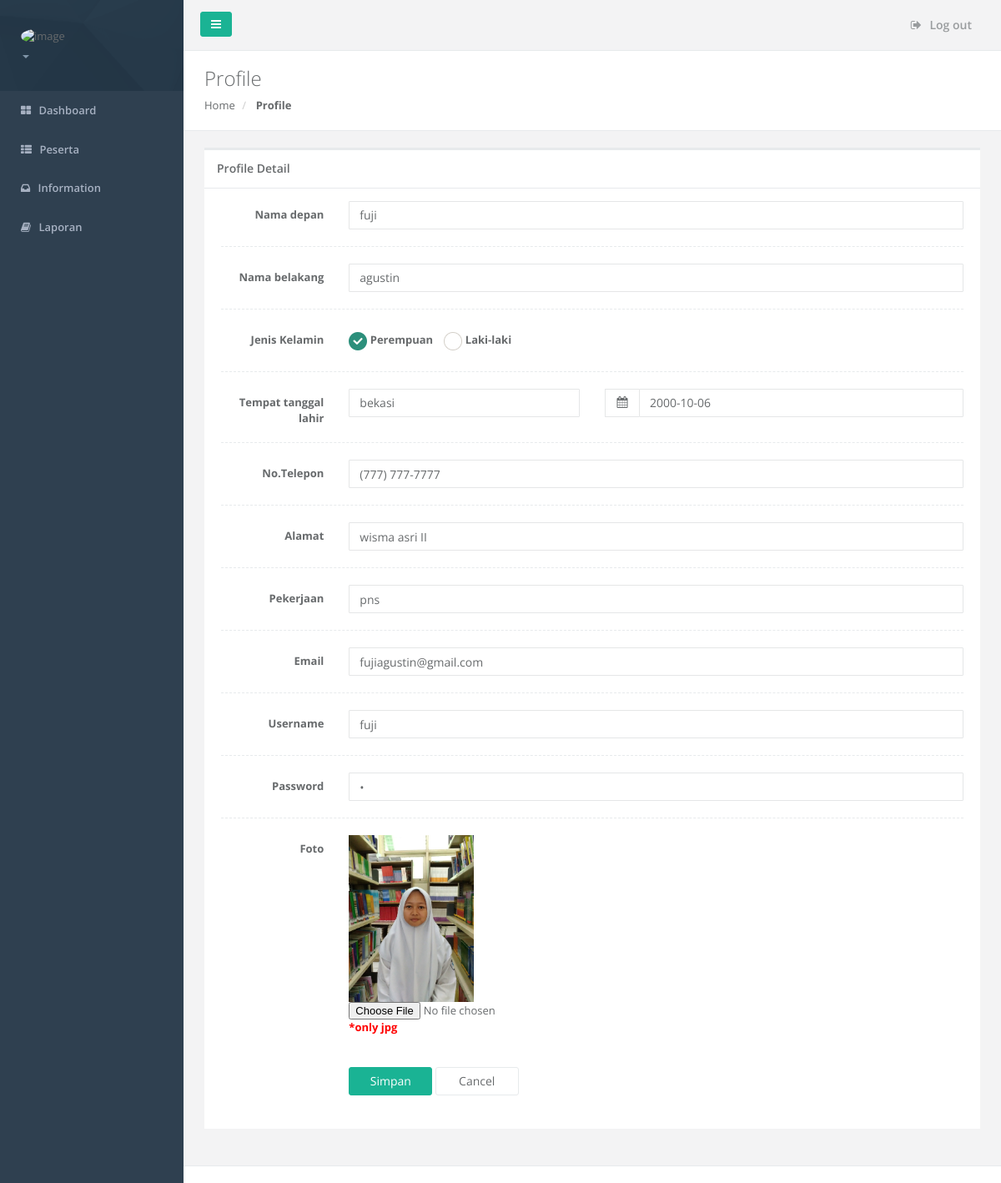
/Agent/profile.php?id=user-201722114539, run on the app's committed database.
### tables this page shows
CREATE TABLE IF NOT EXISTS `tbl_agent` (
  `kode_agent` varchar(50) NOT NULL,
  `nama_depan` varchar(50) NOT NULL,
  `nama_belakang` varchar(50) DEFAULT NULL,
  `jenis_kelamin` varchar(15) NOT NULL,
  `tempat_lahir` varchar(50) DEFAULT NULL,
  `tgl_lahir` date NOT NULL,
  `pekerjaan` varchar(50) DEFAULT NULL,
  `alamat` varchar(250) NOT NULL,
  `kode_provinsi` varchar(50) DEFAULT NULL,
  `kode_kabupaten` varchar(50) DEFAULT NULL,
  `kode_kecamatan` varchar(50) DEFAULT NULL,
  `telp` varchar(15) DEFAULT NULL,
  `email` varchar(50) DEFAULT NULL,
  `foto` varchar(255) DEFAULT NULL,
  `kode_lokasi` varchar(50) NOT NULL,
  `user_id` varchar(50) DEFAULT NULL,
  PRIMARY KEY (`kode_agent`)
);

CREATE TABLE IF NOT EXISTS `tbl_user` (
  `user_id` varchar(50) NOT NULL,
  `username` varchar(50) NOT NULL,
  `email` varchar(50) NOT NULL,
  `password` varchar(50) NOT NULL,
  `level_user` varchar(50) NOT NULL,
  `kode_admin` varchar(50) NOT NULL,
  `kode_agent` varchar(50) NOT NULL,
  `kode_peserta` varchar(50) NOT NULL,
  `kode_manager` varchar(50) NOT NULL,
  `kode_assessor` varchar(50) NOT NULL,
  PRIMARY KEY (`user_id`)
);

### Agent/profile.php (the view, shortened to what this page needs)
<?php
    include('../koneksi.php');
    $id = $_GET['id'];
    $query = mysqli_query($conn,"SELECT * FROM tbl_agent AS a inner join tbl_user AS b on a.user_id = b.user_id WHERE a.user_id = '$id'");
    $row = mysqli_fetch_array($query);
?>
<!DOCTYPE html>
<html>
<head>
    <link href="../css/plugins/datapicker/datepicker3.css" rel="stylesheet" />
    <link href="../css/bootstrap.min.css" rel="stylesheet" />
    <link href="../font-awesome/css/font-awesome.css" rel="stylesheet" />
    <link href="../css/plugins/iCheck/custom.css" rel="stylesheet" />
    <link href="../css/animate.css" rel="stylesheet" />
    <link href="../css/style.css" rel="stylesheet" />
    <link href="../css/plugins/jasny/jasny-bootstrap.min.css" rel="stylesheet">
    <link href="../css/plugins/awesome-bootstrap-checkbox/awesome-bootstrap-checkbox.css" rel="stylesheet" />
</head>
<body>
<div id="wrapper">
    <?php
        include('b.php');
    ?>
        <div class="row wrapper border-bottom white-bg page-heading">
            <div class="col-lg-10">
                <h2>Profile</h2>
                <ol class="breadcrumb">
                    <li>
                        <a href="dashboard.php?id=<?php echo $id ?>">Home</a>
                    </li>
                    <li class="active">
                        <strong>Profile</strong>
                    </li>
                </ol>
            </div>
        </div>
        <div class="wrapper wrapper-content animated fadeInRight">
            <div class="row">
                <div class="col-lg-12">
                    <div class="ibox float-e-margins">
                        <div class="ibox-title">
                            <h5>Profile Detail</h5>
                        </div>
                        <div class="ibox-content">
                            <form method="post" class="form-horizontal" enctype="multipart/form-data">
                                <div class="form-group"><label class="col-sm-2 control-label">Nama depan</label>
                                    <div class="col-sm-10"><input type="text" class="form-control" name="nama_depan" value="<?php echo $row['nama_depan'] ?>" /></div>
                                </div>
                                <div class="hr-line-dashed"></div>
                                <div class="form-group"><label class="col-sm-2 control-label">Nama belakang</label>
                                    <div class="col-sm-10"><input type="text" class="form-control" name="nama_belakang" value="<?php echo $row['nama_belakang'] ?>" /></div>
                                </div>
                                <div class="hr-line-dashed"></div>
                                <div class="form-group"><label class="col-sm-2 control-label">Jenis Kelamin</label>
                                    <div class="col-sm-10">
                                        <div class="radio-inline i-checks"><label> <input type="radio" value="perempuan" <?php if($row['jenis_kelamin']=='perempuan'){echo "checked";} ?> name="jenis_kelamin" /> Perempuan </label></div>
                                        <div class="radio-inline i-checks"><label> <input type="radio" value="laki-laki" <?php if($row['jenis_kelamin']=='laki-laki'){echo "checked";} ?> name="jenis_kelamin" /> Laki-laki </label></div>
                                    </div>
                                </div>
                                <div class="hr-line-dashed"></div>
                                <div class="form-group" id="data_1"><label class="col-sm-2 control-label">Tempat tanggal lahir</label>
                                    <div class="col-sm-4"><input type="text" name="tempat_lahir" class="form-control" value="<?php echo $row['tempat_lahir'] ?>" /></div>
                                    <div class="col-sm-6">
                                        <div class="input-group date">
                                            <span class="input-group-addon"><i class="fa fa-calendar"></i></span><input type="text" class="form-control" name="tgl_lahir" value="<?php echo $row['tgl_lahir'] ?>"/>
                                        </div>
                                    </div>
                                </div>
                                <div class="hr-line-dashed"></div>
                                <div class="form-group"><label class="col-sm-2 control-label">No.Telepon</label>
                                    <div class="col-sm-10"><input type="text" name="telp" class="form-control" data-mask="(999) 999-9999" value="<?php echo $row['telp'] ?>" /></div>
                                </div>
                                <div class="hr-line-dashed"></div>
                                <div class="form-group"><label class="col-sm-2 control-label">Alamat</label>
                                    <div class="col-sm-10"><input type="text" name="alamat" class="form-control" value="<?php echo $row['alamat'] ?>" /></div>
                                </div>
                                <div class="hr-line-dashed"></div>
                                <div class="form-group"><label class="col-sm-2 control-label">Pekerjaan</label>
                                    <div class="col-sm-10"><input type="text" name="pekerjaan" class="form-control" value="<?php echo $row['pekerjaan'] ?>" /></div>
                                </div>
                                <div class="hr-line-dashed"></div>
                                <div class="form-group"><label class="col-sm-2 control-label">Email</label>
                                    <div class="col-sm-10"><input name="email" type="email" class="form-control" value="<?php echo $row['email'] ?>" /></div>
                                </div>
                                <div class="hr-line-dashed"></div>
                                <div class="form-group"><label class="col-sm-2 control-label">Username</label>
                                    <div class="col-sm-10"><input type="text" name="username" class="form-control" value="<?php echo $row['username'] ?>" /></div>
                                </div>
                                <div class="hr-line-dashed"></div>
                                <div class="form-group"><label class="col-sm-2 control-label">Password</label>
                                    <div class="col-sm-10"><input type="password" name="pass" class="form-control" value="<?php echo $row['password'] ?>" /></div>
                                </div>
                                <div class="hr-line-dashed"></div>
                                <div class="form-group"><label class="col-sm-2 control-label">Foto</label>
                                    <div class="col-sm-10">
                                        <?php echo "<img width='150px' src='images/".$row['foto']."'>"?>
                                        <input type="file" name="image">
                                        <label style="color:red">*only jpg</label>
                                    </div>
                                </div>
                                <br />
                                <div class="form-group">
                                    <div class="col-sm-2"></div>
                                    <div class="col-sm-10">
                                        <button type="submit" class="btn btn-primary" style="width:100px;" name="simpan">Simpan</button>
                                        <a href="dashboard.php?id=<?php echo $id ?>" class="btn btn-white" style="width:100px">Cancel</a>
                                    </div>
                                </div>
                            </form>
                        </div>
                    </div>
                </div>
            </div>
        </div>
        <div class="footer">
        </div>
        </div>
        </div>
</body>
</html>

### data on the page
tbl_agent: nama_depan "fuji", nama_belakang "agustin", tempat_lahir "bekasi", tgl_lahir "2000-10-06", telp "(777) 777-7777", alamat "wisma asri II", pekerjaan "pns", email "fujiagustin@gmail.com", username "fuji", foto (picture)
